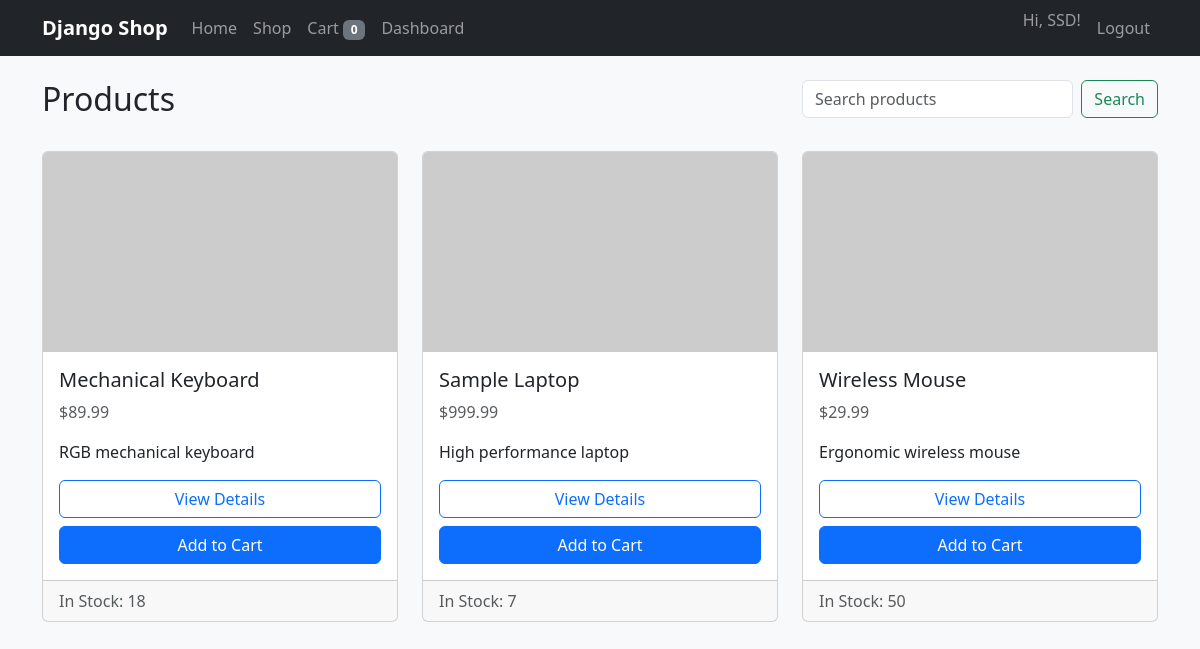
The app's page / (signed in) with its own data.
### apps/products/models.py (models this page shows, shortened)
class Product(models.Model):
    name = models.CharField(max_length=255)
    slug = models.SlugField(max_length=255, unique=True)
    description = models.TextField(blank=True)
    price = models.DecimalField(max_digits=10, decimal_places=2)
    image = models.ImageField(upload_to="products/", blank=True, null=True)
    stock = models.PositiveIntegerField(default=0)
    is_active = models.BooleanField(default=True)
    created_at = models.DateTimeField(auto_now_add=True)
    updated_at = models.DateTimeField(auto_now=True)
    class Meta:
        ordering = ["name"]
    def get_absolute_url(self) -> str:
        return reverse("products:product_detail", args=[self.slug])

### apps/products/views.py (the view)
# urls.py: path("", ProductListView.as_view(), name="product_list"),
class ProductListView(ListView):
    template_name = "products/product_list.html"
    context_object_name = "products"
    paginate_by = 9
    def get_queryset(self):  # type: ignore[override]
        queryset = Product.objects.filter(is_active=True)
        query = self.request.GET.get("q")
        if query:
            queryset = queryset.filter(
                Q(name__icontains=query)
                | Q(description__icontains=query)
            )
        return queryset
    def get_context_data(self, **kwargs):  # type: ignore[override]
        context = super().get_context_data(**kwargs)
        context["search_query"] = self.request.GET.get("q", "")
        return context

### apps/cart/context_processors.py (called while the page is built)
def cart_item_count(request: HttpRequest) -> dict[str, int]:
    if request.user.is_authenticated:
        return {"cart_item_count": request.user.cart_items.count()}
    return {"cart_item_count": 0}

### templates/products/product_list.html (shortened to what this page needs)
{% extends "base.html" %}
{% block content %}
<div class="row mb-4">
    <div class="col-md-8">
        <h2>Products</h2>
    </div>
    <div class="col-md-4">
        <form method="get" class="d-flex" role="search">
            <input class="form-control me-2" type="search" placeholder="Search products" aria-label="Search" name="q" value="{{ search_query }}">
            <button class="btn btn-outline-success" type="submit">Search</button>
        </form>
    </div>
</div>
<div class="row g-4">
    {% for product in products %}
        <div class="col-sm-6 col-lg-4">
            <div class="card h-100">
                {% if product.image %}
                    <img src="{{ product.image.url }}" class="card-img-top" alt="{{ product.name }}">
                {% else %}
                    <img src="https://via.placeholder.com/400x300?text=No+Image" class="card-img-top" alt="{{ product.name }}">
                {% endif %}
                <div class="card-body d-flex flex-column">
                    <h5 class="card-title">{{ product.name }}</h5>
                    <p class="card-text text-muted">${{ product.price|floatformat:2 }}</p>
                    <p class="card-text">{{ product.description|truncatewords:15 }}</p>
                    <div class="mt-auto">
                        <a href="{{ product.get_absolute_url }}" class="btn btn-outline-primary w-100 mb-2">View Details</a>
                        {% if user.is_authenticated %}
                            <form method="post" action="{% url 'cart:add' product.slug %}" class="d-grid">
                                <button type="submit" class="btn btn-primary" {% if product.stock == 0 %}disabled{% endif %}>Add to Cart</button>
                            </form>
                        {% else %}
                            <a href="{% url 'users:login' %}" class="btn btn-secondary w-100">Login to add</a>
                        {% endif %}
                    </div>
                </div>
                <div class="card-footer text-muted">
                    {% if product.stock > 0 %}
                        In Stock: {{ product.stock }}
                    {% else %}
                        <span class="text-danger">Out of stock</span>
                    {% endif %}
                </div>
            </div>
        </div>
    {% empty %}
        <div class="col-12">
            <div class="alert alert-info">No products found.</div>
        </div>
    {% endfor %}
</div>
{% endblock %}

### templates/base.html (shortened to what this page needs)
{% load static %}
<!DOCTYPE html>
<html lang="en">
<head>
    <link href="https://cdn.jsdelivr.net/npm/bootstrap@5.3.3/dist/css/bootstrap.min.css" rel="stylesheet">
    <link rel="stylesheet" href="{% static 'css/style.css' %}">
</head>
<body>
<nav class="navbar navbar-expand-lg navbar-dark bg-dark mb-4">
    <div class="container">
        <a class="navbar-brand" href="{% url 'products:product_list' %}">Django Shop</a>
        <div class="collapse navbar-collapse" id="navbarContent">
            <ul class="navbar-nav me-auto mb-2 mb-lg-0">
                <li class="nav-item"><a class="nav-link" href="{% url 'products:product_list' %}">Home</a></li>
                <li class="nav-item"><a class="nav-link" href="{% url 'products:product_list' %}">Shop</a></li>
                {% if user.is_authenticated %}
                    <li class="nav-item"><a class="nav-link" href="{% url 'cart:detail' %}">Cart <span class="badge bg-secondary">{{ cart_item_count }}</span></a></li>
                    <li class="nav-item"><a class="nav-link" href="{% url 'users:dashboard' %}">Dashboard</a></li>
                {% endif %}
            </ul>
            <ul class="navbar-nav ms-auto">
                {% if user.is_authenticated %}
                    <li class="nav-item"><span class="navbar-text me-2">Hi, {{ user.username }}!</span></li>
                    <li class="nav-item"><a class="nav-link" href="{% url 'users:logout' %}">Logout</a></li>
                {% else %}
                    <li class="nav-item"><a class="nav-link" href="{% url 'users:login' %}">Login</a></li>
                    <li class="nav-item"><a class="nav-link" href="{% url 'users:register' %}">Register</a></li>
                {% endif %}
            </ul>
        </div>
    </div>
</nav>
<div class="container">
    {% block content %}{% endblock %}
</div>
</body>
</html>

### static/css/style.css (style rules this page uses)
body { background-color: #f8f9fa; }
.navbar-brand { font-weight: 600; }
.card img { object-fit: cover; height: 200px; }

### records on screen
Product: name "Mechanical Keyboard", price "89.99", description "RGB mechanical keyboard", stock "18"
Product: name "Sample Laptop", price "999.99", description "High performance laptop", stock "7"
Product: name "Wireless Mouse", price "29.99", description "Ergonomic wireless mouse", stock "50"

### other values on screen
{{ cart_item_count }} "0"
{{ user.username }} "SSD"
